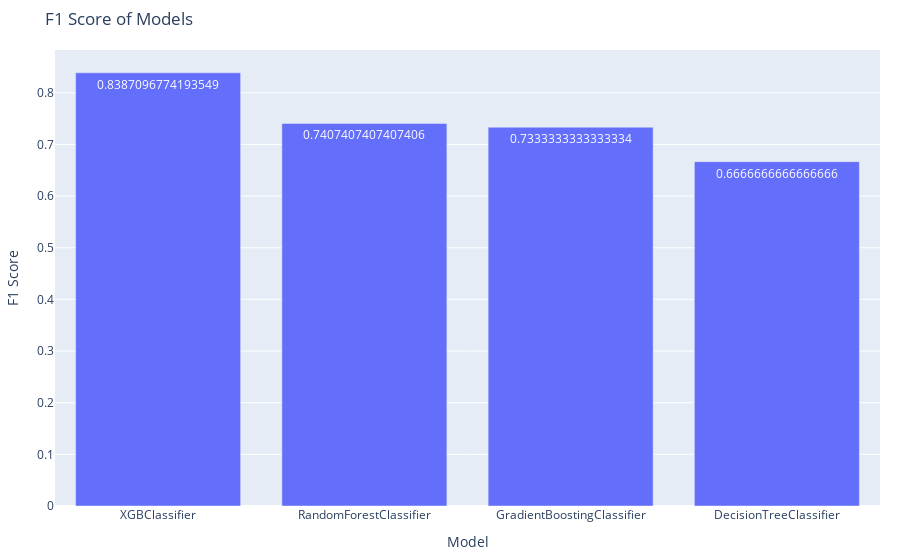

The code cell stored with this chart in its notebook:
### Markdown cell above
XGBoost has the acuuracy F1:99% across all the metrix. Hence it is the best model out of our four models tested for upi detection system

### Code cell
import plotly.express as px

# Sort the DataFrame by F1 Score in descending order
df_results_sorted = df_results.sort_values(by='F1 Score', ascending=False)

# Create a bar chart using Plotly Express
fig = px.bar(
    df_results_sorted,
    x='Model',
    y='F1 Score',
    title='F1 Score of Models',
    text='F1 Score',
    labels={'F1 Score': 'F1 Score', 'Model': 'Model'},
)

# Update layout for better appearance
fig.update_layout(
    xaxis_title='Model',
    yaxis_title='F1 Score',
    xaxis={'categoryorder': 'total descending'},
    margin=dict(l=20, r=20, t=50, b=20)
)

# Show the plot
fig.show()

### Figure 1 — Plotly figure (JSON) as saved in the notebook; plotly's stock layout.template omitted (floating-point values rounded to 4 significant figures)
{"data": [{"alignmentgroup": "True", "hovertemplate": "Model=%{x}<br>F1 Score=%{text}<extra></extra>", "legendgroup": "", "marker": {"color": "#636efa", "pattern": {"shape": ""}}, "name": "", "offsetgroup": "", "orientation": "v", "showlegend": false, "text": [0.8387, 0.7407, 0.7333, 0.6667], "textposition": "auto", "type": "bar", "x": ["XGBClassifier", "RandomForestClassifier", "GradientBoostingClassifier", "DecisionTreeClassifier"], "xaxis": "x", "y": [0.8387, 0.7407, 0.7333, 0.6667], "yaxis": "y"}], "layout": {"autosize": true, "barmode": "relative", "legend": {"tracegroupgap": 0}, "margin": {"b": 20, "l": 20, "r": 20, "t": 50}, "title": {"text": "F1 Score of Models"}, "xaxis": {"anchor": "y", "autorange": true, "categoryorder": "total descending", "domain": [0, 1], "range": [-0.5, 3.5], "title": {"text": "Model"}, "type": "category"}, "yaxis": {"anchor": "x", "autorange": true, "domain": [0, 1], "range": [0, 0.8829], "title": {"text": "F1 Score"}, "type": "linear"}}}
